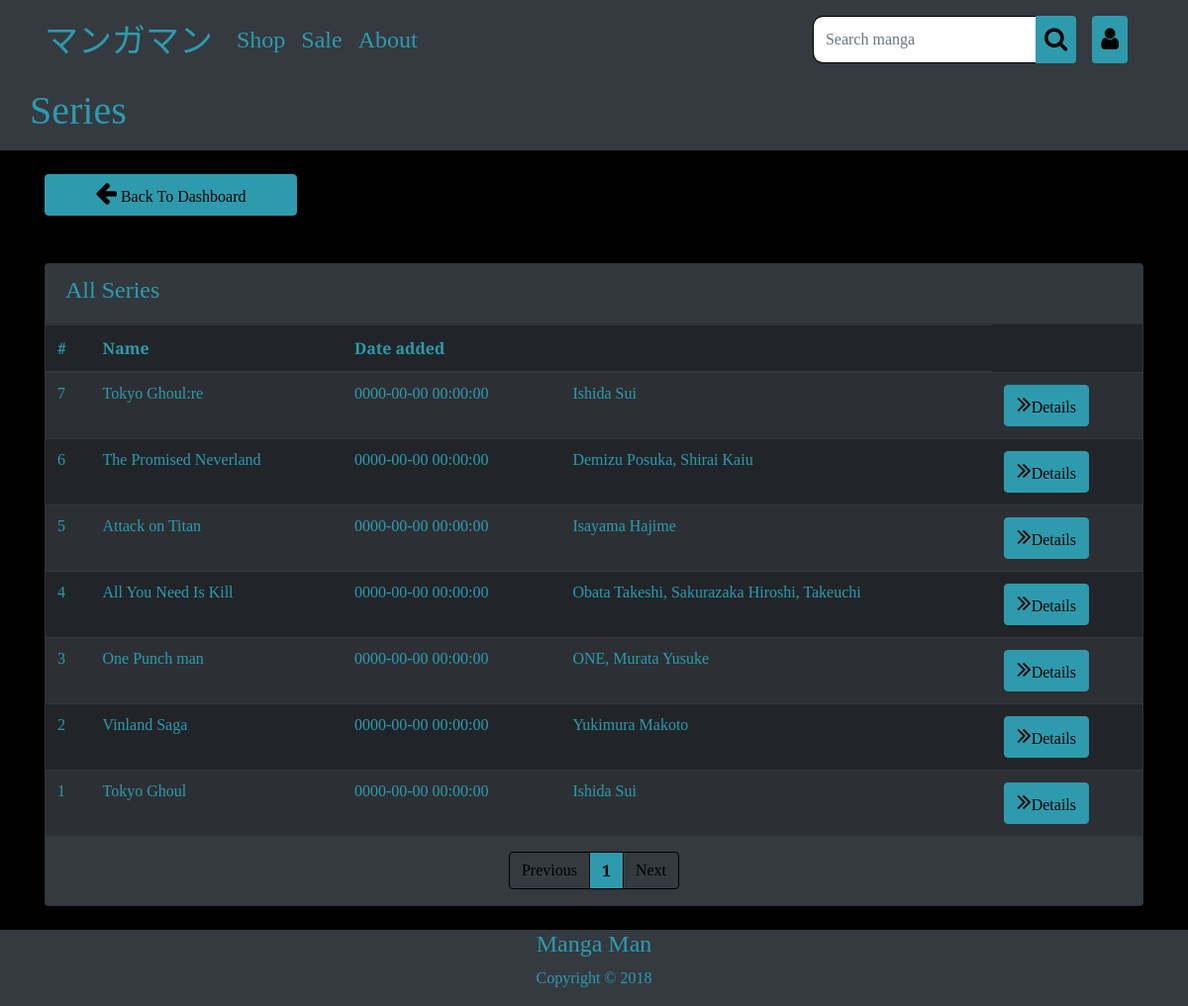
The app's page /series.php with its own data.
### tables this page shows
CREATE TABLE `series` (
  `series_id` int(11) NOT NULL,
  `primaryname` varchar(44) NOT NULL,
  `author` varchar(44) NOT NULL,
  `synopsis` varchar(2000) NOT NULL,
  `start_date` date NOT NULL,
  `end_date` date NOT NULL,
  `dateadded` timestamp NULL DEFAULT CURRENT_TIMESTAMP
);

### series.php (the view, shortened to what this page needs)
<?php
if (isset($_SESSION['aaa'])&& $_SESSION['aaa']=='admin') {
  include('includes/adminheader.php');
}
elseif (isset($_SESSION['aaa'])&& $_SESSION['aaa']=='user'){
  include('includes/userheader.php');
} else {
  include('includes/header.php');
}
if (isset($_GET['page'])) {
  $page = $_GET['page'];
} else {
  $page = 1;
}
?>
<section class="bg-dark">
  <div class="container py-2">
    <div class="row">
      <div class="col-mb-6">
        <h1>Series</h1>
      </div>
    </div>
  </div>
</section>
<section id="post" class="py-4 mb-4">
  <div class="container">
    <div class="row">
      <div class="col-md-3 mr-auto">
        <a href="admin_panel.php" class="btn btn-primary btn-block">
          <i class="fa fa-arrow-left"></i> Back To Dashboard
        </a>
      </div>
    </div>
  </div>
</section>
<section id="posts">
  <div class="container">
    <div class="row">
      <div class="col md-9 mb-4">
        <div class="card bg-dark">
          <div class="card-header">
            <h4>All Series</h4>
          </div>
          <table class="table table-striped table-dark text-primary">
            <thead class="thead-inverse">
              <tr>
                <th>#</th>
                <th>Name</th>
                <th>Date added</th>
                <th></th>
              </tr>
            </thead>
            <tbody>
              <?php
              $no_of_records_per_page = 10;
              $offset = ($page-1) * $no_of_records_per_page;
              $series="SELECT * FROM series ORDER BY series_id DESC LIMIT $offset, $no_of_records_per_page";
              $query = mysqli_query($connection,$series);
              $yesyesyes = "SELECT COUNT('series_id') FROM series";
              $yesyesyes_result = mysqli_query($connection, $yesyesyes);
              $total_rows = mysqli_fetch_array($yesyesyes_result)[0];
              $total_pages = ceil($total_rows / $no_of_records_per_page);
              while ($row = mysqli_fetch_array($query)) {
                echo '<tr>';
                echo '<td scope="row">'.$row['series_id'].'</td>';
                echo '<td>'.$row['primaryname'].'</td>';
                echo '<td>'.$row['dateadded'].'</td>';
                echo '<td>'.$row['author'].'</td>';
                echo '<td><a href="series_details.php?id='.$row['series_id'].'" class="btn btn-primary">
                <i class="fa fa-angle-double-right"></i>Details</a></td>';
                echo '</tr>';
              }
              ?>
            </tbody>
          </table>
          <nav>
            <ul class="pagination justify-content-center">
              <li class="<?php if($page == 1){ echo 'disabled'; } ?> page-item">
                <a class="page-link" href="<?php if($page <= 1){ echo '#'; } else { echo "?page=".($page - 1); } ?> " tabindex="-1">Previous</a>
              </li>
            <?php
            if ($total_pages >= 1) {
              for ($i=1; $i<=$total_pages ; $i++) {
                if ($i==$page) {
                  echo "<li class=\"page-item\"><b><a class=\"page-link\" href=\"?page=$i\">$i</a></b></li> ";
                } else {
                  echo "<li class=\"page-item\"><a class=\"page-link\" href=\"?page=$i\">$i</a></li> ";
                }
              }
            }?>
            <li class="<?php if($page >= $total_pages){ echo 'disabled'; } ?> page-item">
              <a class="page-link" href="<?php if($page >= $total_pages){ echo '#'; } else { echo "?page=".($page + 1); } ?>">Next</a>
            </li>
          </ul>
        </nav>
      </div>
    </div>
  </div>
</div>
</section>
<?php include('includes/footer.php'); ?>

### css/style.css (style rules this page uses)
body { font-family: 'Arvo', serif; font-weight: normal; font-style: normal; height: 100%; margin:0; padding:0; color: #2d9bad; background-color: #000000; height:100vh; display: flex; flex-direction:column; }
a { color: #2d9bad; }
.fa { position: relative; font-size: 25px; background-size: contain; }

### records on screen
series: series_id "7", primaryname "Tokyo Ghoul:re", dateadded "0000-00-00 00:00:00", author "Ishida Sui"
series: series_id "6", primaryname "The Promised Neverland", dateadded "0000-00-00 00:00:00", author "Demizu Posuka, Shirai Kaiu"
series: series_id "5", primaryname "Attack on Titan", dateadded "0000-00-00 00:00:00", author "Isayama Hajime"
series: series_id "4", primaryname "All You Need Is Kill", dateadded "0000-00-00 00:00:00", author "Obata Takeshi, Sakurazaka Hiroshi, Takeuchi"
series: series_id "3", primaryname "One Punch man", dateadded "0000-00-00 00:00:00", author "ONE, Murata Yusuke"
series: series_id "2", primaryname "Vinland Saga", dateadded "0000-00-00 00:00:00", author "Yukimura Makoto"
series: series_id "1", primaryname "Tokyo Ghoul", dateadded "0000-00-00 00:00:00", author "Ishida Sui"
